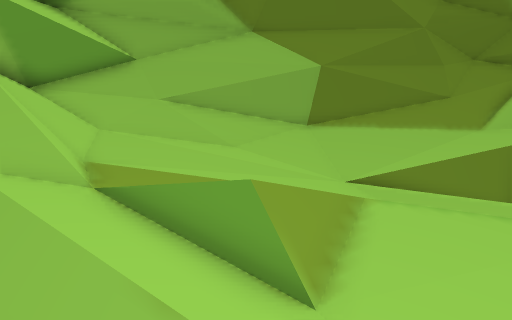
view 1 (above)

13 first-person views from a walk through a 3-D level made in the Godot game engine. The camera is 1.5 m above the floor, tilts 14° down and sees 75° across. The floor is counted in squares, 0.5 m on a side. Each view is taken from the middle of a square. On the plan, view 1 faces up. The plan holds only what a view shows up to about 20 squares ahead; the rest is blank. The place goes on beyond the plan.

view 2
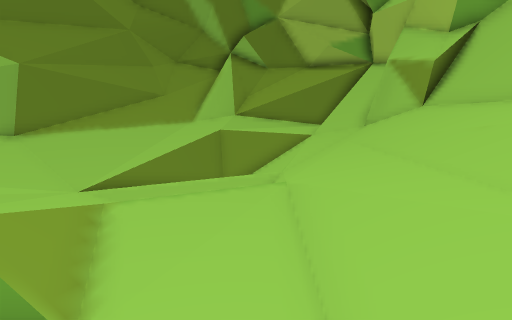

view 3
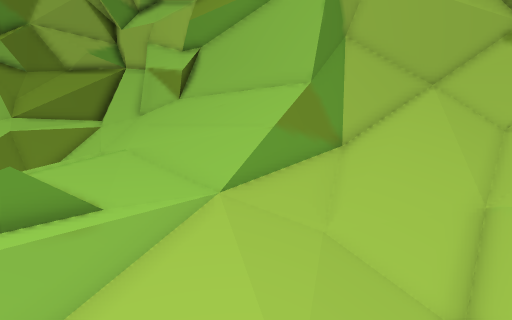

view 4
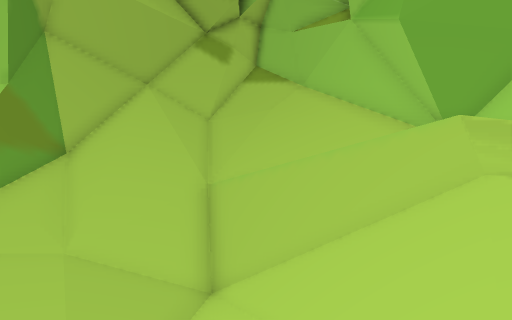

view 5
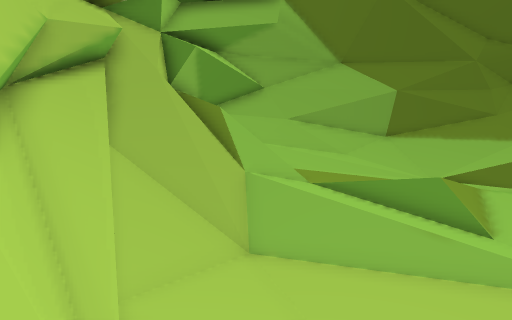

view 6
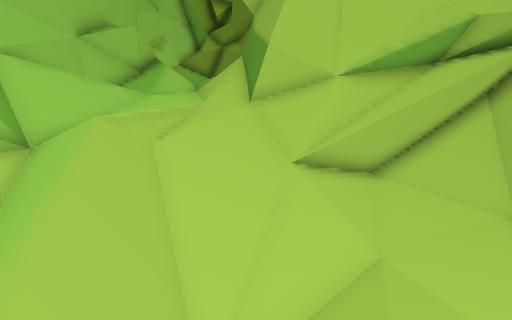

view 7
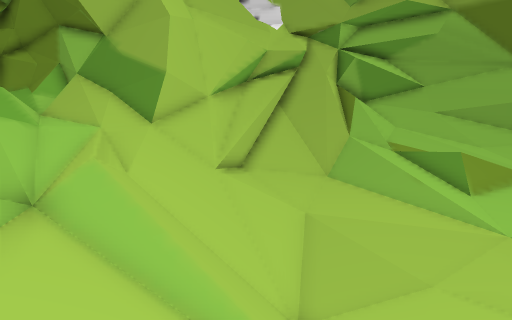

view 8
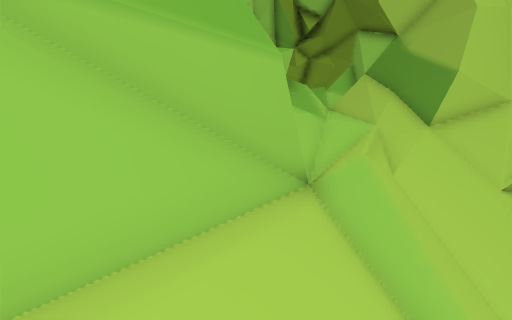

view 9
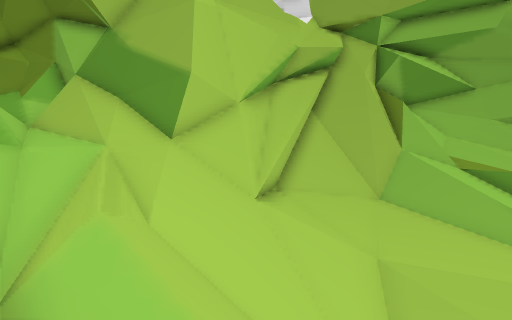

view 10
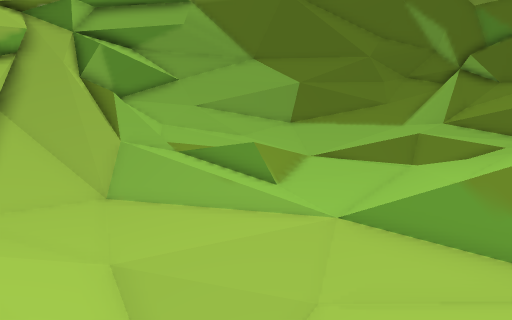

view 11
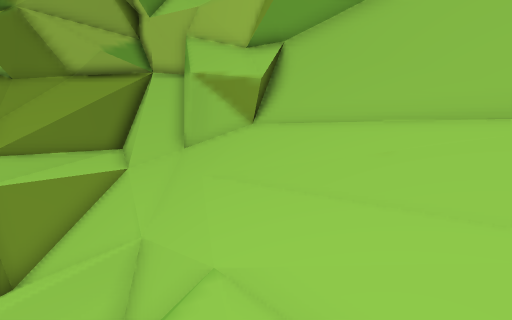

view 12
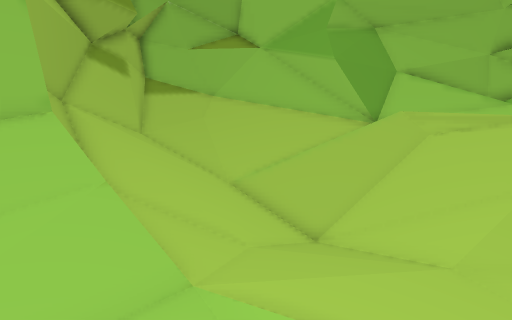

view 13
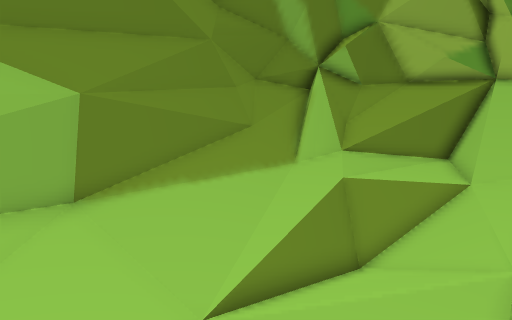

### Floor plan
Key: @ floor where view 1 was taken; # wall or solid block; x gap in a wall; . main floor; : floor 0.25 m higher than the main floor; - floor 0.25 m lower than the main floor; + floor 0.5 m higher than the main floor; _ floor 0.5 m lower than the main floor; * floor 0.75 m higher than the main floor; < floor 0.75 m lower than the main floor; % floor 1 m higher than the main floor; ( floor 1 m lower than the main floor; / step, stairs or slope; = window, fence, low wall or low ledge; ^ raised ledge.
Columns run from 15 left of view 1 to 17 right of it. Each row starts with its distance up from view 1.
 16                        #####
 15             ############//####
 14           ####=##==/////// =###
 13          ##=====/--////////^^^^##
 12         ###//////////--.../=^^^^#
 11        ###////--__//_---.....^^^#
 10      ####////.--___//////..---=#=
  9    ####=#//..--___<////////-/// #
  8    #^^=/%%/=.-     <////////////#
  7     #^/////...       ////--..=^^#
  6     #^x////... ...-  ///////==^^#
  5     #^^/////..///-..////////^^^#
  4     ##^//////..//----...///=^##
  3     ##^^/___///-----/..///=###
  2      #^^/______/---/..///=###
  1       #^^________///////=##
  0       ##=/_____@__/////=##
 -1       #^=/////<___-/ /###
 -2      ###/////(/////-=x##
 -3 ########/////(((//--.=##
 -4 ^ ###//*//////#(///.. =##
 -5 ^^^///**/+/#/  </_///:=##
 -6 ^^^^//%***=///////////+=#
 -7 ^^^^//%%*//////////////*#
 -8   ^#^^   ===#///////////#
 -9 #######==#####///////./%#
-10       #####  ###//////=^#
-11               ###/////=##
-12                 ###///###
-13                  #######

Positions as (right, up) in squares from view 1, and headings:
1: (0, 0), facing up
2: (0, 0), facing up-right
3: (-6, 0), facing right
4: (-6, 0), facing down-right
5: (-5, -4), facing up
6: (3, -3), facing left
7: (3, -9), facing up-left
8: (3, -9), facing left
9: (0, -8), facing up-left
10: (0, -7), facing up
11: (1, 4), facing right
12: (1, 6), facing down
13: (0, 6), facing up-right
